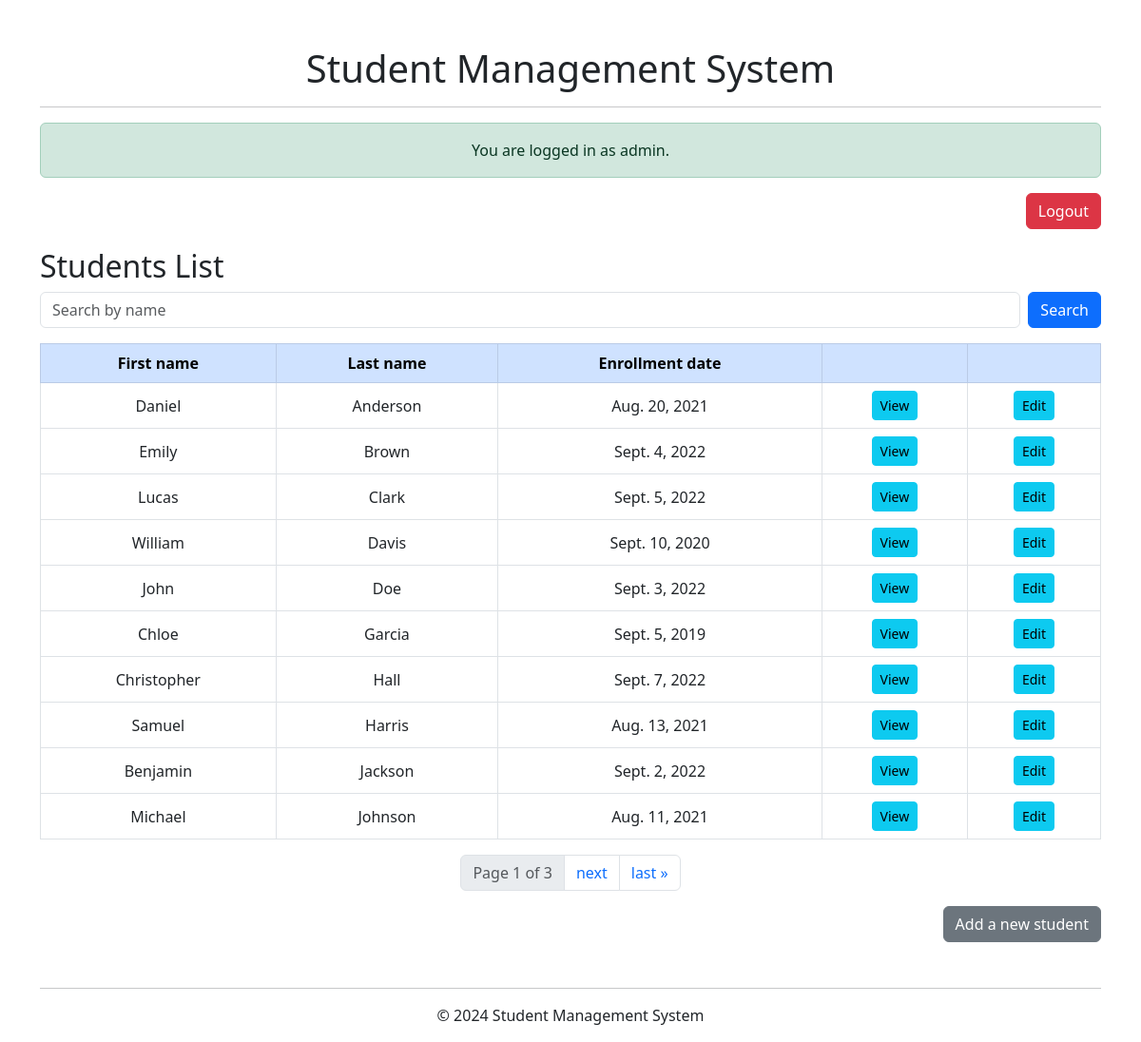
The app's page / (signed in) with its own data.
### student/models.py (models this page shows, shortened)
class Student(models.Model):
    first_name = models.CharField(max_length=100)
    last_name = models.CharField(max_length=100)
    email = models.EmailField()
    date_of_birth = models.DateField()
    enrollment_date = models.DateField()
    grade = models.IntegerField()

### student/views.py (the view)
# urls.py: path("", views.student_index, name="student_index"),
def student_index(request):
    students = Student.objects.all().order_by('last_name')
    paginator = Paginator(students, 10)  # Show 10 students per page
    page_number = request.GET.get('page')
    students = paginator.get_page(page_number)
    return render(request, 'student/index.html', {'students': students})

### student/templates/student/index.html (shortened to what this page needs)
{% extends 'base.html' %}
{% block content %}
<h2 style="text-align: left;">Students List</h2>
{% block students %}
<div class="mb-3">
    <form class="d-flex" method="GET" action="{% url 'student_search' %}">
        <input class="form-control me-2" type="text" name="q" placeholder="Search by name">
        <button class="btn btn-primary" type="submit">Search</button>
    </form>
</div>
<div class="table-responsive">
    <table class="table table-hover table-bordered align-middle">
        <thead class="table-primary text-center">
            <tr>
                <th scope="col">First name</th>
                <th scope="col">Last name</th>
                <th scope="col">Enrollment date</th>
                <th scope="col"></th>
                <th scope="col"></th>
            </tr>
        </thead>
        <tbody>
            {% for student in students %}
            <tr>
                <td class="text-center">{{ student.first_name }}</td>
                <td class="text-center">{{ student.last_name }}</td>
                <td class="text-center">{{ student.enrollment_date }}</td>
                <td class="text-center">
                    <a class="btn btn-info btn-sm" href="{% url 'student_detail' student.pk %}">View</a>
                </td>
                <td class="text-center">
                    <a class="btn btn-info btn-sm" href="{% url 'student_edit' student.pk %}">Edit</a>
                </td>
            </tr>
            {% empty %}
            <tr>
                <td colspan="4">No students available.</td>
            </tr>
            {% endfor %}
        </tbody>
    </table>
</div>
<nav aria-label="page navigation">
    <ul class="pagination justify-content-center">
        <li class="page-item disabled">
            <a class="page-link">Page {{ students.number }} of {{ students.paginator.num_pages }}</a>
        </li>
        {% if students.has_next %}
        <li class="page-item">
            <a class="page-link" href="?page={{ students.next_page_number }}">next</a>
        </li>
        <li class="page-item">
            <a class="page-link" href="?page={{ students.paginator.num_pages }}">last &raquo;</a>
            {% endif %}
    </ul>
</nav>
{% endblock %}
<div class="text-end"><a class="btn btn-secondary" href="{% url 'student_add' %}">Add a new student</a></div>
{% endblock %}

### student/templates/base.html (shortened to what this page needs)
<!DOCTYPE html>
<html lang="en">
<head>
    <link href="https://cdn.jsdelivr.net/npm/bootstrap@5.3.0-alpha1/dist/css/bootstrap.min.css" rel="stylesheet">
</head>
<body>
    <div class="container mt-5">
        <header class="text-center" style="padding-bottom: 20px;">
            <h1>Student Management System</h1>
            <hr>
            {% if user.is_authenticated %}
            <p class="alert alert-success">You are logged in as {{ user.username }}.</p>
            <div class="d-grid gap-2 d-md-block text-end">
                <a href="{% url 'logout' %}" class="btn btn-danger">Logout</a>
            </div>
            {% else %}
            <div class="d-grid gap-2 d-md-block text-end">
                <a href="{% url 'login' %}" class="btn btn-primary">Login</a>
                <a href="{% url 'signup' %}" class="btn btn-secondary">Sign Up</a>
            </div>
            {% endif %}
        </header>
        <main>
            {% block content %}{% endblock %}
        </main>
        <footer class="text-center mt-5">
            <hr>
            <p>&copy; 2024 Student Management System</p>
        </footer>
    </div>
</body>
</html>

### records on screen
Student: first_name "Daniel", last_name "Anderson", enrollment_date "Aug. 20, 2021"
Student: first_name "Emily", last_name "Brown", enrollment_date "Sept. 4, 2022"
Student: first_name "Lucas", last_name "Clark", enrollment_date "Sept. 5, 2022"
Student: first_name "William", last_name "Davis", enrollment_date "Sept. 10, 2020"
Student: first_name "John", last_name "Doe", enrollment_date "Sept. 3, 2022"
Student: first_name "Chloe", last_name "Garcia", enrollment_date "Sept. 5, 2019"
Student: first_name "Christopher", last_name "Hall", enrollment_date "Sept. 7, 2022"
Student: first_name "Samuel", last_name "Harris", enrollment_date "Aug. 13, 2021"
Student: first_name "Benjamin", last_name "Jackson", enrollment_date "Sept. 2, 2022"
Student: first_name "Michael", last_name "Johnson", enrollment_date "Aug. 11, 2021"

### other values on screen
{{ user.username }} "admin"
{{ students.number }} "1"
{{ students.paginator.num_pages }} "3"
